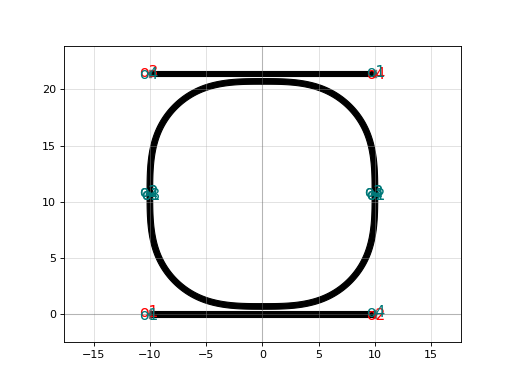

Generate this figure with Python:
import gdsfactory as gf

c = gf.components.ring_double(gap=0.2, radius=10.0, length_x=0.01, length_y=0.01)
c.plot()
